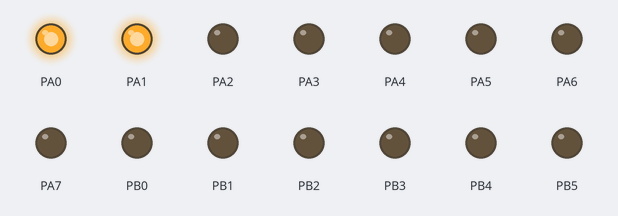
The program below on a simulated ATmega32, built with avr-gcc and emulated at 8 MHz. Shown: output pins drawn as LEDs (lit = HIGH).

Above: at 0.1 s.
Timing chart, 0 to 1.6 s (numbered marks = the images above):
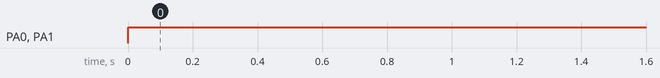

Measured:
- by itself, PA0, PA1: LOW → HIGH at 0.00 s

The program:

main.c
```c
/*
 * ZeroX86_NonPreImptiveKernel.c
 *
 * Created: 11/24/2019 11:44:34 PM
 * Author : Mahmoud
 */
//os prio self
#include <avr/io.h>
#include "ZeroX86.h"
void OnIdle(void );
OS_VoidT task1(OS_VoidT*arg)
{
	PORTA++;
}
OS_VoidT task2(OS_VoidT*arg)
{
	PORTB++;
}
OS_VoidT task3(OS_VoidT*arg)
{
	PORTC++;
}
int main(void)
{
	DDRA=DDRB=DDRC=DDRD=0xff;
	OS_TaskHandlerT TstHandler1;
	OS_TaskHandlerT TstHandler2;
	OS_TaskHandlerT TstHandler3;
	OS_SysInit(TIMER_0);
	OS_CreateTask(&TstHandler1,task1,50,1,0,"TSK1",5);
	OS_CreateTask(&TstHandler2,task2,100,2,30,"TSK2",9);
	OS_CreateTask(&TstHandler3,task3,25,3,25,"TSK3",4);

	OS_SysRun();

    while (1)
    {
    }
}

void OnIdle(void )
{
	PORTD++;
}
/*
A new MSc program at our dept: Professional MSc at Electronics and Telecom at EECE dept, Cairo University
Read and Share
=============================================
PROFESSIONAL MASTERS IN ELECTRONICS & TELECOMMUNICATIONS
The Department of Electronics and Electrical Communications Engineering announces the launch of its new Professional Masters program, starting from the academic year 2014-2015 in three proposed tracks:
- Telecommunications Networks
- Embedded Systems.
- Electronic and Micro Electronic Mechanical Systems Design.
This new, non thesis, degree is conducted in close partnership with the main local and multinational industrial corporations in the field of Electronics & Telecommunications. It aims to establish a standard-setting program in terms of curriculum design and pedagogical approach, producing professionals tuned to the challenging needs of industry and capable of coping with the rapid pace of change of the information and communication technology.
The program addresses freshly graduated engineers wishing to boost their chances of employability in industry as well as experienced engineers wishing to update their technical and managerial capabilities for a better career path.
This unique program incorporates advanced engineering subjects delivered with a professional view as well as non-engineering subjects addressing the managerial, economic, financial, regulatory and legal aspects of the engineering profession. This is in addition to a project dealing with an industrial problem supervised by academic and industry experts. For a better student  instructor interactivity the number of seats / track is limited. A number of total and partial fellowships will be available for qualified students.
For more information, send questions to ecpm@eng.cu.edu.eg. Registration and application for fellowships will start on the 1st of September, on the same site. Admission tests will take place on the 15th of September.
A website about the program will be available very soon
- Valeo Experts but no technical
- registration fees of one course is about 1200 LE
- Time starting from 5:15 pm to 8:15 pm
and this is the website:
http://www.eecumasters.com/
*/
```

ZeroX86.c
```c
/*
 * ZeroX86.c
 *
 *  Date	: Nov 29, 2019
 *  Author  : MahmoudSaad.ZeroX-86
 *  Email   : Mahmoud.S.AbdElhares@gmail.com
 *  Github  : github.com/zerox-86
 *  LinkedIn: www.linkedin.com/in/mahmoudsaad96
 *  FaceBook: www.facebook.com/ZeroX86.MSA
 */
#include "ZeroX86.h"
#include "ZeroX86CFG.h"
#include "ZeroXPort.h"


static OS_ReturnT OS_ListInit(OS_TcbListT* TcbList);
static OS_ReturnT OS_ListInsertTask(OS_TcbListT* TcbList,OS_Tcb* Tcb);
static OS_ReturnT OS_ListRemoveTask(OS_TcbListT* TcbList,OS_Tcb* Tcb);
static OS_VoidT   OS_SysTick(OS_VoidT);
static OS_VoidT   OS_TaskTickCount(OS_VoidT* PVArg);
static OS_VoidT   OS_TaskExecute(OS_VoidT* PVArg);
static OS_ReturnT OS_ListTraverse(OS_TcbListT* TcbList,OS_VoidT(*PtrFunc)(OS_VoidT* ));
static OS_ReturnT OS_ListTraverseTop(OS_TcbListT* TcbList,OS_VoidT(*PtrFunc)(OS_VoidT* ));
static OS_ReturnT OS_ListRemoveTask(OS_TcbListT* TcbList,OS_Tcb* Tcb);

static OS_Uint32T  OS_SysClock;	//system tick counter since starting the os
static OS_TcbListT OS_RdyList;	//an internal list used to handle ready tasks
static OS_TcbListT OS_DlyList;	//an internal list used to handle delayed+ tasks
static OS_TaskHandlerT IdleHandler;
//req = if set the flag >> u must assign a function
OS_VoidT IdleTask(OS_VoidT *PVArg)
{
	#ifdef USE_IDLE_HOOK
	OnIdle();
	#endif	//USE_IDLE_HOOK
}

OS_ReturnT OS_SysInit(timer_select_t systick_timer)
{
	OS_SysClock = 0U;
	OS_ListInit(&OS_RdyList);
	OS_ListInit(&OS_DlyList);
	//OS_CreateTask(&IdleHandler,IdleTask,2,0,0,"tst",0);
	//assign the call back to the tick func
	systick_init(systick_timer,1000,OS_SysTick);
}
OS_ReturnT OS_CreateTask(OS_TaskHandlerT* TaskHandler,
			         	 OS_CodeHandlerT CodeHandler,
						 OS_Uint32T Period,OS_Uint8T Id,
			        	 OS_Uint32T StartTime,OS_Uint8T Name[],
						 OS_Uint8T Priority)
{
	//if dynamic
	OS_Tcb* PtrTemp = (OS_Tcb*)malloc(sizeof(OS_Tcb));
	//else create array of struct with the numb
	if (PtrTemp != OS_NULL)
	{
		PtrTemp->TaskId = Id;
		PtrTemp->TaskPeriod = Period;
		*TaskHandler = (OS_VoidT*)PtrTemp;
		PtrTemp->TaskPriority = Priority;
		PtrTemp->CodeHandler = CodeHandler;
		PtrTemp->TaskTimeOut = StartTime + Period;
		strcpy((char*)PtrTemp->TaskName,(const char*)Name);
		if (0U == StartTime)
		{
			return (OS_ListInsertTask(&OS_RdyList,PtrTemp));
		}
		else
		{
			return (OS_ListInsertTask(&OS_DlyList,PtrTemp));
		}
	}
	return OS_ERR_CNT_MALLOC;
}

OS_ReturnT OS_RemoveTask(OS_TaskHandlerT* TaskHandler)
{
	if (TaskHandler != OS_NULL)
	{

		if (((OS_Tcb*)TaskHandler)->TaskState )
		{
			return (OS_ListRemoveTask(&OS_RdyList,(OS_Tcb*)TaskHandler));
		}
		else
		{
			return (OS_ListRemoveTask(&OS_DlyList,(OS_Tcb*)TaskHandler));
		}
		free(TaskHandler);
		TaskHandler = OS_NULL;
	}
	return OS_ERR_CNT_MALLOC;
}
OS_ReturnT OS_SysRun(OS_VoidT)
{
	while (1)
	{
		OS_ListTraverseTop(&OS_RdyList,OS_TaskExecute);
	}
}
OS_ReturnT OS_DelayTask(OS_TaskHandlerT* Handler,OS_Uint32T Ticks)
{
	if (OS_NULL != Handler)
	{
		OS_Uint8T ExecRes1 = OS_ERR_NO;
		OS_Uint8T ExecRes2 = OS_ERR_NO;
		((OS_Tcb*)Handler)->TaskTimeOut = Ticks;
		((OS_Tcb*)Handler)->TaskState = TASK_WAITING;
		ExecRes1 = OS_ListRemoveTask(&OS_RdyList,(OS_Tcb*)Handler);
		ExecRes2 = OS_ListInsertTask(&OS_DlyList,(OS_Tcb*)Handler);
		/*if (ExecRes1 || ExecRes2)//TODO:error check differently or remove checking //OS_ERR_LIST_NOT_FOUND
		{
			return OS_ERR_LIST_X;
		}*/
		return OS_ERR_NO;
	}
	return OS_ERR_INV_PARAMS;
}
OS_ReturnT OS_SuspendTask(OS_TaskHandlerT* Handler)
{
	if (OS_NULL != Handler)
	{
		OS_Uint8T ExecRes1 = OS_ERR_NO;
		OS_Uint8T ExecRes2 = OS_ERR_NO;
		((OS_Tcb*)Handler)->TaskState = TASK_SUSPENDED;
		ExecRes1 = OS_ListRemoveTask(&OS_RdyList,(OS_Tcb*)Handler);
		ExecRes2 = OS_ListInsertTask(&OS_DlyList,(OS_Tcb*)Handler);
		/*if (ExecRes1 || ExecRes2)
		{
			return OS_ERR_LIST_X;
		}*/
		return OS_ERR_NO;
	}
	return OS_ERR_INV_PARAMS;
}
//resume works for delayed and suspended tasks is this good?
OS_ReturnT OS_ResumeTask(OS_TaskHandlerT* Handler)
{
	if (OS_NULL != Handler)
	{
		OS_Uint8T ExecRes1 = OS_ERR_NO;
		OS_Uint8T ExecRes2 = OS_ERR_NO;
		((OS_Tcb*)Handler)->TaskState = TASK_READY;
		ExecRes1 = OS_ListRemoveTask(&OS_DlyList,(OS_Tcb*)Handler);
		ExecRes2 = OS_ListInsertTask(&OS_RdyList,(OS_Tcb*)Handler);
		/*if (ExecRes1 || ExecRes2)
		{
			return OS_ERR_LIST_X;
		}*/
		return OS_ERR_NO;
	}
	return OS_ERR_INV_PARAMS;
}
/*SystickFunc*/
static OS_VoidT OS_SysTick(OS_VoidT)
{
	OS_ListTraverse(&OS_DlyList,OS_TaskTickCount);
}
static OS_VoidT OS_TaskTickCount(OS_VoidT* PVArg)
{
	OS_Uint8T ExecRes1 = OS_ERR_NO;
	OS_Uint8T ExecRes2 = OS_ERR_NO;
	OS_Tcb* TempPtr = (OS_Tcb*)PVArg;
	TempPtr->TaskTimeOut--;
	OS_SysClock++;
	if (0U == TempPtr->TaskTimeOut)
	{
		TempPtr->TaskState = TASK_READY;

		ExecRes1 = OS_ListRemoveTask(&OS_DlyList,(OS_Tcb*)TempPtr);
		ExecRes2 = OS_ListInsertTask(&OS_RdyList,(OS_Tcb*)TempPtr);
/*
		if (ExecRes1 || ExecRes2)
		{
			return OS_ERR_LIST_X;//	TODO:error;
		}*/
		return OS_ERR_NO;
	}
}
static OS_VoidT OS_TaskExecute(OS_VoidT* PVArg)
{
	OS_Tcb* TempPtr = (OS_Tcb*)PVArg;
	//if (TASK_READY == TempPtr->TaskState)
	//{
		(*TempPtr->CodeHandler)(TempPtr->TaskArg);
		TempPtr->TaskState = TASK_WAITING;
		TempPtr->TaskTimeOut = TempPtr->TaskPeriod;
	//}
}
static OS_ReturnT OS_ListInit(OS_TcbListT* TcbList)
{
	if (OS_NULL != TcbList)
	{
		TcbList->PtrCurrTask = OS_NULL;
		TcbList->PtrListHead = OS_NULL;
		TcbList->I8ListSize  = 0U;
	}
	else
	{
		return OS_ERR_INV_PARAMS;
	}
	return OS_ERR_NO;
}
static OS_ReturnT OS_ListInsertTask(OS_TcbListT* TcbList,OS_Tcb* Tcb)
{
	if ((OS_NULL != TcbList) && (OS_NULL != Tcb)){
		if(TcbList->I8ListSize < MAX_TASKS_NO){
				TcbList->I8ListSize++;
			if (OS_NULL == TcbList->PtrListHead){
				TcbList->PtrListHead = Tcb;
				Tcb->PtrNext = OS_NULL;
				Tcb->PtrPrev = OS_NULL;
			}
			else{
				OS_Tcb* TempPtr1 = OS_NULL;
				OS_Tcb* TempPtr2 = OS_NULL;
				OS_Uint8T TempIt = Tcb->TaskPriority;
				for (TempPtr1 = TcbList->PtrListHead;((TempPtr1->TaskPriority >= TempIt) && TempPtr1 != OS_NULL);TempPtr1=TempPtr1->PtrNext){
					TempPtr2 = TempPtr1;
				}
				if (OS_NULL == TempPtr1){
					TempPtr2->PtrNext = Tcb;
					Tcb->PtrNext = OS_NULL;
					Tcb->PtrPrev = TempPtr2;
				}
				else{
					Tcb->PtrNext = TempPtr1;
					Tcb->PtrPrev = TempPtr2;
					TempPtr2->PtrNext = Tcb;
					TempPtr1->PtrPrev = Tcb;
				}
			}
		}
		else{
			return OS_ERR_LIST_FULL;
		}
	}
	else{
		return OS_ERR_INV_PARAMS;
	}
	return OS_ERR_NO;
}
static OS_ReturnT OS_ListTraverse(OS_TcbListT* TcbList,OS_VoidT(*PtrFunc)(OS_VoidT* ))
{
	if ((OS_NULL != TcbList) && (OS_NULL != PtrFunc)){
		OS_Tcb* TemPtr = TcbList->PtrListHead;
		while(OS_NULL != TemPtr){
			(*PtrFunc)((OS_VoidT*)TemPtr);
			TemPtr = TemPtr->PtrNext;
		}
		return OS_ERR_NO;
	}
	return OS_ERR_INV_PARAMS;
}
static OS_ReturnT OS_ListTraverseTop(OS_TcbListT* TcbList,OS_VoidT(*PtrFunc)(OS_VoidT* ))
{
	if ((OS_NULL != TcbList) && (OS_NULL != PtrFunc)){
		OS_Tcb* TemPtr = TcbList->PtrListHead;
		while(OS_NULL != TemPtr){
			(*PtrFunc)((OS_VoidT*)TemPtr);
			OS_ListRemoveTask(&OS_RdyList,TemPtr);
			OS_ListInsertTask(&OS_DlyList,TemPtr);
			TemPtr = TcbList->PtrListHead;
		}
		return OS_ERR_NO;
	}
	return OS_ERR_INV_PARAMS;
}
static OS_ReturnT OS_ListRemoveTask(OS_TcbListT* TcbList,OS_Tcb* Tcb)
{
	if ((OS_NULL != TcbList) && (OS_NULL != Tcb)){
		if (OS_NULL == TcbList->PtrListHead){
			return OS_ERR_LIST_EMPTY;
		}
		else{
			if(0U > TcbList->I8ListSize){
				TcbList->I8ListSize--;
				OS_Tcb* TempPtr1 = OS_NULL;
				OS_Uint8T TempIt = Tcb->TaskPriority;
				for (TempPtr1 = TcbList->PtrListHead; \
				((TempPtr1->TaskPriority != TempIt) && TempPtr1 != OS_NULL);){
					TempPtr1=TempPtr1->PtrNext;
				}
				if (OS_NULL == TempPtr1){
					return OS_ERR_LIST_NOT_FOUND;
				}
				else{
					if (TempPtr1->PtrNext != OS_NULL){
						TempPtr1->PtrNext->PtrPrev = TempPtr1->PtrPrev;
					}
					TempPtr1->PtrPrev->PtrNext = TempPtr1->PtrNext;
				}
			}
			else{
				return OS_ERR_LIST_EMPTY;
			}
		}
	}
	else
	{
		return OS_ERR_INV_PARAMS;
	}
	return OS_ERR_NO;
}
```

ZeroX86.h
```c
/*
 * ZeroX86.h
 *
 *  Date	: Nov 29, 2019
 *  Author  : MahmoudSaad.ZeroX-86
 *  Email   : Mahmoud.S.AbdElhares@gmail.com
 *  Github  : github.com/zerox96
 *  LinkedIn: www.linkedin.com/in/mahmoudsaad96
 *  FaceBook: www.facebook.com/ZeroX86.MSA
 */


#ifndef ZEROX86_H_
#define ZEROX86_H_

#include "ZeroXPort.h"
#include <stdlib.h>
#include <string.h>

typedef          void	OS_VoidT;
typedef signed   char	OS_Int8T ;
typedef unsigned char	OS_Uint8T ;
typedef signed   short	OS_Int16T ;
typedef unsigned short	OS_Uint16T ;
typedef	signed	 long	OS_Int32T ;
typedef unsigned long	OS_Uint32T;

#define OS_NULL ((void*)0)

#define TASK_WAITING	0U
#define TASK_READY		1U
#define TASK_SUSPENDED	2U

#define MAX_TASK_NAME_LENGTH 5U

#define USE_IDLE_HOOK 1U

//used to handle the task implementation
typedef OS_VoidT(*OS_CodeHandlerT)(OS_VoidT *PVArg);
//used to handle the task tcb
typedef OS_VoidT* OS_TaskHandlerT;

typedef struct ctrlBlock
{
	struct ctrlBlock*	PtrNext;	//pointer to the next task
	struct ctrlBlock*	PtrPrev;	//pointer to the prev task
	OS_Uint8T			TaskPriority;	//task priority
	OS_Uint8T			TaskId;	//task id
	OS_Uint8T			TaskState;	//task state
	OS_VoidT*			TaskArg;
	OS_Int32T			TaskPeriod;	//??
	OS_Int32T			TaskTimeOut;	//timeout delay down-counter
	OS_CodeHandlerT     CodeHandler;	//pointer to a task handler
	OS_Uint8T			TaskName[MAX_TASK_NAME_LENGTH];	//task name
	OS_Uint32T			TaskExecTime;	//variable to store the task exec time if enabled
}OS_Tcb;

typedef struct
{
	OS_Tcb*		PtrListHead;	//the highest-priority task
	OS_Tcb*		PtrCurrTask;	//the currently active task
	OS_Int8T	I8ListSize;		//the no of tasks in the sys
}OS_TcbListT;

typedef enum {
	OS_ERR_NO,
	OS_ERR_INV_PARAMS,
	OS_ERR_LIST_EMPTY,
	OS_ERR_LIST_FULL,
	OS_ERR_LIST_NOT_FOUND,
	OS_ERR_CNT_MALLOC,
	OS_ERR_LIST_X,	//when having any error with the list operations

}OS_ReturnT;


//priorities are evaluated according to the prio val+the ID val?? or the priority + fifo

//prios or tcb structures>> a linked list/array of queues with each element have a ptr
// to the tasks and a ptr to the next ready prio level
//taskprioritySet
//#define CREATE_TASK(HANDLE, PRIORITY, ID, TASKCB, NAME) TaskEnteryT HANDLE={.TaskPriority=PRIORITY,.TaskId=ID,.TaskCB=TASKCB,.TaskName=NAME};
OS_ReturnT OS_SysInit(timer_select_t systick_timer);
OS_ReturnT OS_SysRun(OS_VoidT);
OS_ReturnT OS_CreateTask(OS_TaskHandlerT* TaskHandler,
					     OS_CodeHandlerT CodeHandler,
					   	 OS_Uint32T Period,OS_Uint8T Id,
					     OS_Uint32T StartTime,OS_Uint8T Name[],
					     OS_Uint8T Priority);
OS_ReturnT OS_RemoveTask(OS_TaskHandlerT* TaskHandler);
OS_ReturnT OS_SuspendTask(OS_TaskHandlerT* Handler);
OS_ReturnT OS_ResumeTask(OS_TaskHandlerT* Handler);
OS_ReturnT OS_DelayTask(OS_TaskHandlerT* Handler,OS_Uint32T Ticks);

#endif /* ZEROX86_H_ */
/*
MA112: Discrete Mathematics I: logic, basics, and foundationshttps://www.youtube.com/playlist?list=PLoK2Lr1miEm_WKBBBHUQJRXaumduqkM4S
Mathematics for Computer Sciencehttps://ocw.mit.edu/courses/electrical-engineering-and-computer-science/6-042j-mathematics-for-computer-science-fall-2010/index.htm
MIT 18.01 Single Variable Calculus, Fall 2006https://www.youtube.com/playlist?list=PL590CCC2BC5AF3BC1*/
```

ZeroXPort.h
```c
/*
 * ZeroXPort.h
 *
 *  Date	: Nov 29, 2019
 *  Author  : MahmoudSaad.ZeroX-86
 *  Email   : Mahmoud.S.AbdElhares@gmail.com
 *  Github  : github.com/zerox-86
 *  LinkedIn: www.linkedin.com/in/mahmoudsaad96
 *  FaceBook: www.facebook.com/ZeroX86.MSA
 */
/*
 * timer_port.h
 *
 * Created: 10/8/2019 1:18:34 PM
 *  Author: Mahmoud
 */

#ifndef AVRPORT_H_
#define AVRPORT_H_

#include <stdint.h>
#include <avr/io.h>
#include <avr/interrupt.h>
#include "ZeroX86CFG.h"

#ifndef NULL
#define NULL ((void*)0)
#endif

typedef enum
{
	PRT_NO_ER,
	PRT_INV_PARAMS,
}port_err_t;

typedef enum
{
	TIMER_0=0x53,
	TIMER_1=0x4e,
	TIMER_2=0x45,
}timer_select_t;

port_err_t systick_init(timer_select_t systick_timer,int16_t systick_resolution,void(*timer_interrupt_cbf)(void));
port_err_t systick_deinit(timer_select_t systick_timer);
#endif /* AVRPORT_H_ */
```

ZeroX86CFG.h
```c
/*
 * ZeroX86CFG.h
 *
 *  Date	: Nov 29, 2019
 *  Author  : MahmoudSaad.ZeroX-86
 *  Email   : Mahmoud.S.AbdElhares@gmail.com
 *  Github  : github.com/zerox-86
 *  LinkedIn: www.linkedin.com/in/mahmoudsaad96
 *  FaceBook: www.facebook.com/ZeroX86.MSA
 */


#ifndef ZEROX86CFG_H_
#define ZEROX86CFG_H_

#define AVR_AT32
//uncomment only the directive represents your MCU
//#define AVR_AT32
#define F_CPU 8000000UL

#define MAX_TASKS_NO 5

//#define MEANINGLESS_VAL 5	//it's used as the resolution but it's not implemented yet :(
// #define PIC_PI18
// #define ARM_TM4C
// #define ARM_ST32

#endif /* ZEROX86CFG_H_ */
```

Source omitted: ZeroXPort.c (5244 bytes)
